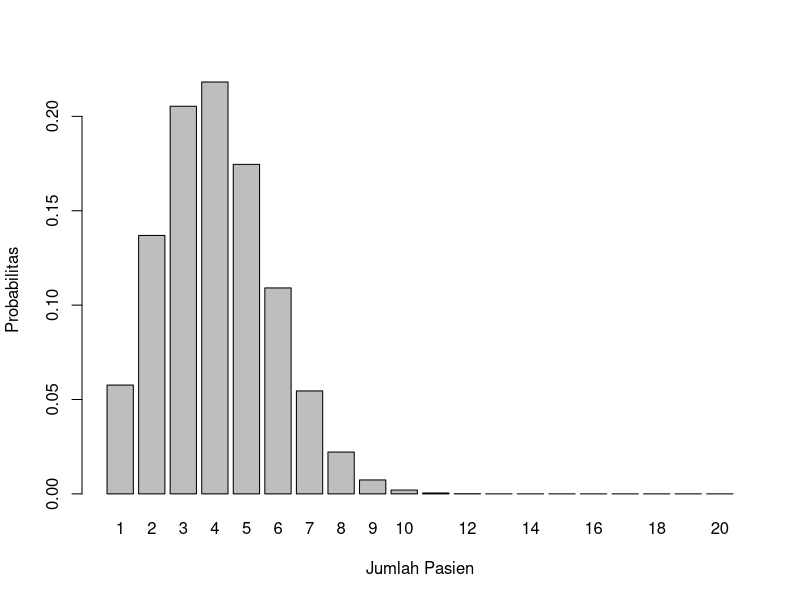

The R script that drew this image:
# 2.a Peluang terdapat 4 pasien yang sembuh.
jumlahsampel = 20
pasiensembuh = 4
probSembuh = 0.2
probtdksembuh = 1 - probSembuh

dbinom(pasiensembuh, jumlahsampel, probSembuh)

# 2.b Grafik histogram berdasarkan kasus
probabilitas <- dbinom(1:20, jumlahsampel, probSembuh)
grafik = data.frame(y=c(probabilitas), x=c(1:20))
barplot(grafik$y, names.arg=grafik$x, ylab="Probabilitas", xlab="Jumlah Pasien")

# 2.c Nilai Rataan (μ) dan Varian (σ²) dari Distribusi Binomial.
rataan = pasiensembuh*probSembuh
varian = pasiensembuh*probSembuh*probtdksembuh
paste("Rataan (μ) = ", rataan)
paste("Varian (σ²) = ", varian)